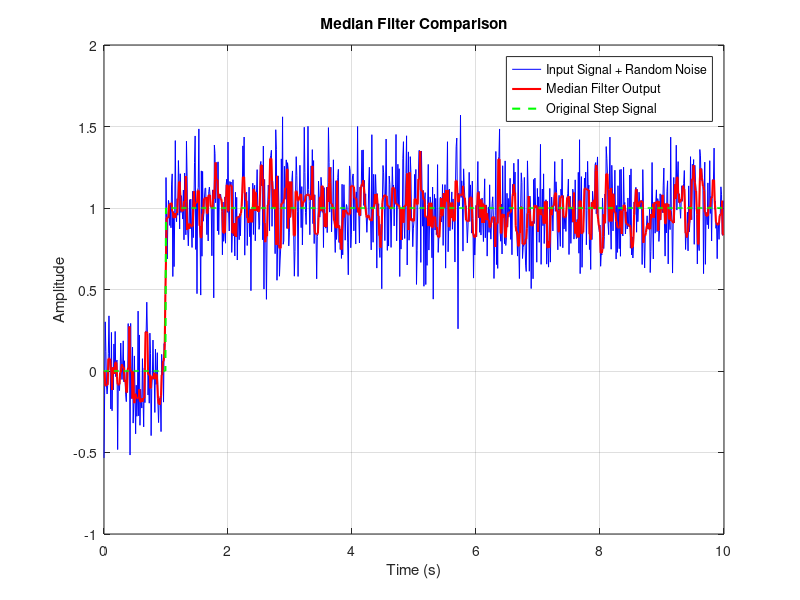

Reproduce this figure in MATLAB.
% Median Filter Comparison
clc;
clear;
close all;

% กำหนดตัวแปร
N = 1000;               % จำนวนจุดข้อมูล
fs = 100;               % ความถี่สุ่มตัวอย่าง 100 Hz
n = 0:N-1;              % ลำดับจุดข้อมูล
t = n/fs;               % เวลา

% สร้างสัญญาณขั้นบันได
s3 = zeros(1,N);
s3(n >= 100) = 1;

% เพิ่ม Random Noise
rng(1);                 % ใช้ Noise ชุดเดิม
x3 = s3 + 0.2*randn(1,N);

% กรองสัญญาณด้วย Median Filter
M = 5;                  % ขนาดหน้าต่าง 5 จุด
y3 = medfilt1(x3,M);    % สัญญาณหลังกรอง

% แสดงกราฟเปรียบเทียบ 3 เส้น
figure;
plot(t,x3,'b');
hold on;
plot(t,y3,'r','LineWidth',1.5);
plot(t,s3,'g--','LineWidth',1.5);

xlabel('Time (s)');
ylabel('Amplitude');
title('Median Filter Comparison');
legend('Input Signal + Random Noise', ...
    'Median Filter Output', ...
    'Original Step Signal');
grid on;
hold off;
